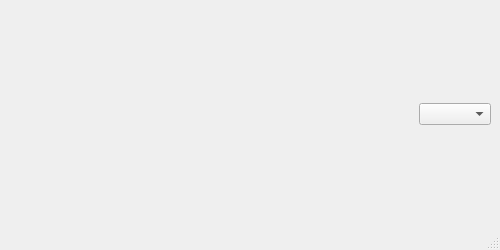
<?xml version="1.0" encoding="UTF-8"?>
<ui version="4.0">
 <class>MainWindow</class>
 <widget class="QMainWindow" name="MainWindow">
  <property name="geometry">
   <rect>
    <x>0</x>
    <y>0</y>
    <width>500</width>
    <height>250</height>
   </rect>
  </property>
  <property name="maximumSize">
   <size>
    <width>500</width>
    <height>500</height>
   </size>
  </property>
  <property name="windowTitle">
   <string>MainWindow</string>
  </property>
  <widget class="QWidget" name="centralwidget">
   <layout class="QGridLayout" name="gridLayout">
    <item row="1" column="0">
     <layout class="QHBoxLayout" name="horizontalLayout">
      <item>
       <spacer name="horizontalSpacer">
        <property name="orientation">
         <enum>Qt::Horizontal</enum>
        </property>
        <property name="sizeHint" stdset="0">
         <size>
          <width>40</width>
          <height>20</height>
         </size>
        </property>
       </spacer>
      </item>
      <item>
       <widget class="QComboBox" name="gTypeCBox"/>
      </item>
     </layout>
    </item>
    <item row="0" column="0">
     <layout class="QVBoxLayout" name="mainLayout"/>
    </item>
   </layout>
  </widget>
  <widget class="QMenuBar" name="menubar">
   <property name="geometry">
    <rect>
     <x>0</x>
     <y>0</y>
     <width>500</width>
     <height>22</height>
    </rect>
   </property>
  </widget>
  <widget class="QStatusBar" name="statusbar"/>
 </widget>
 <resources/>
 <connections/>
</ui>
